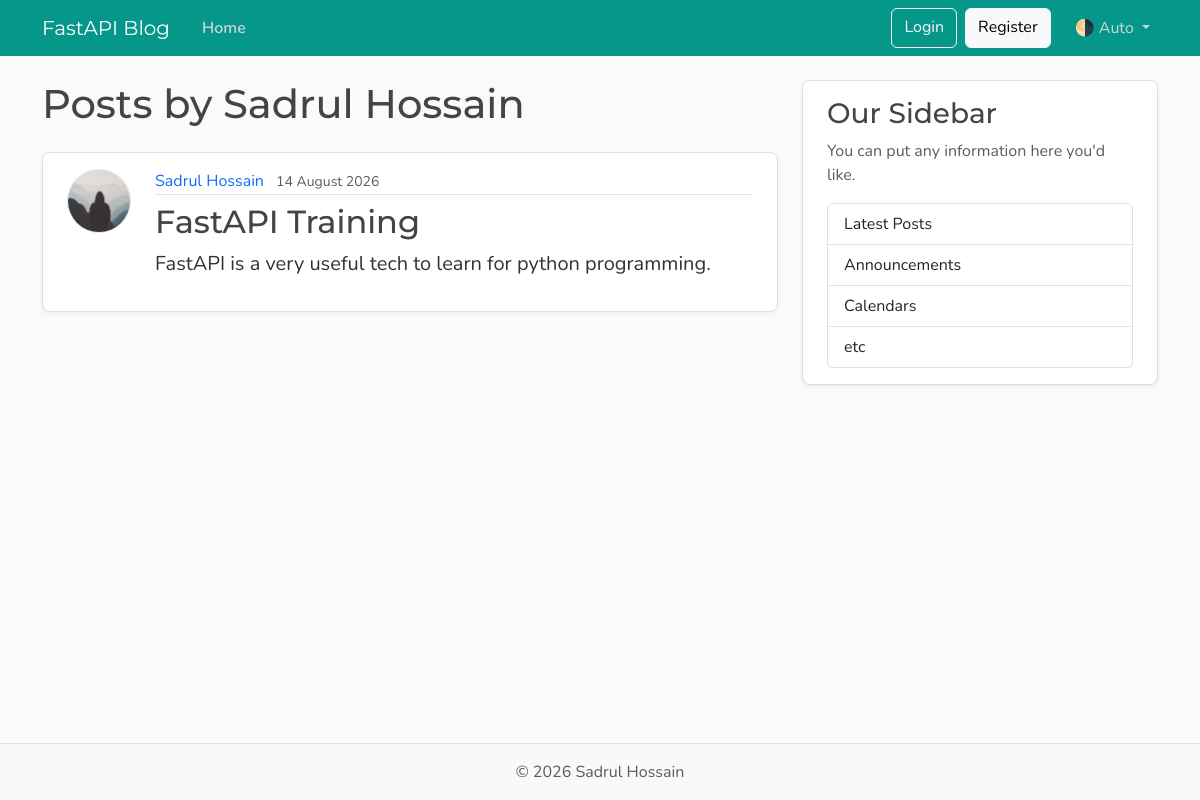
Before: /users/1/posts with the older database file.
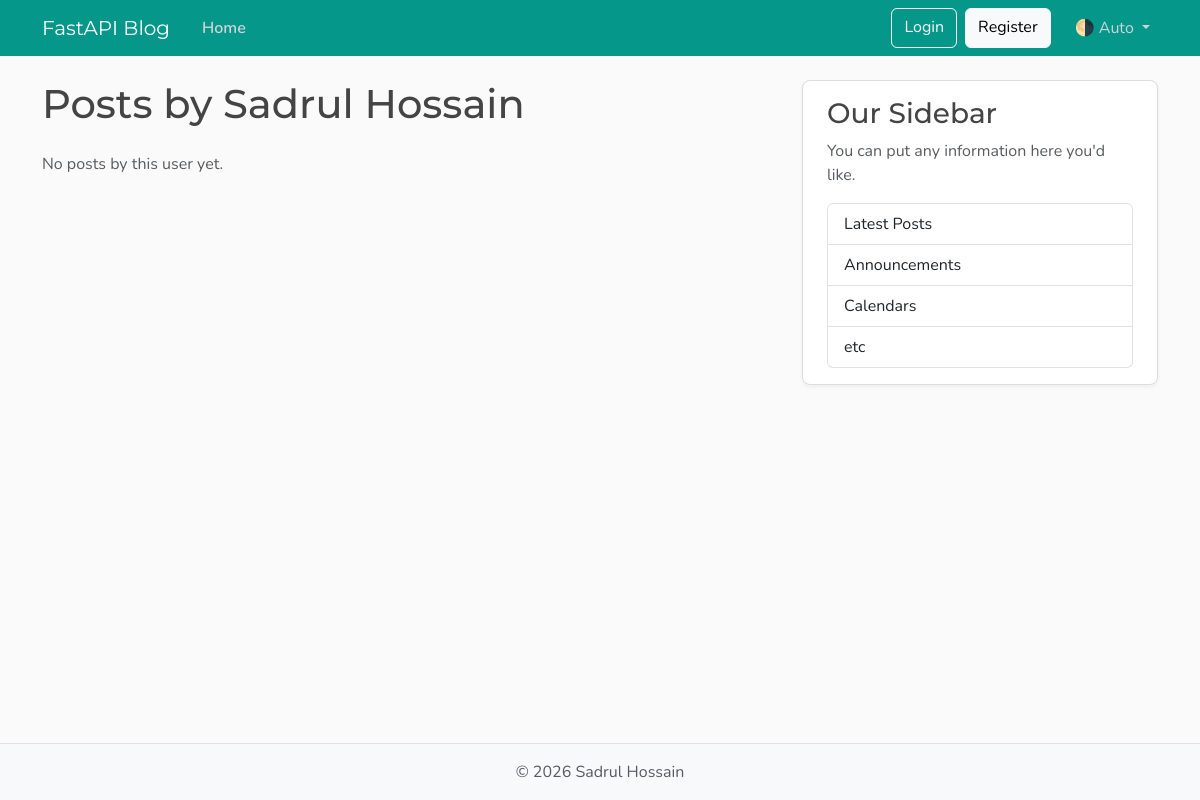
After: the same page with the newer database file.
### src/gd_blog_fastapi/models.py (models this page shows, shortened)
class User(Base):
    __tablename__ = "users"
    id: Mapped[int] = mapped_column(Integer, primary_key=True, index=True)
    name: Mapped[str] = mapped_column(String(50), nullable=False)
    username: Mapped[str] = mapped_column(String(50), unique=True, nullable=False)
    email: Mapped[str] = mapped_column(String(120), unique=True, nullable=False)
    image_file: Mapped[str | None] = mapped_column(
        String(200),
        nullable=True,
        default=None,
    )
    posts: Mapped[list[Post]] = relationship(
        back_populates="author",
        cascade="all, delete-orphan",
    )

class Post(Base):
    __tablename__ = "posts"
    id: Mapped[int] = mapped_column(Integer, primary_key=True, index=True)
    title: Mapped[str] = mapped_column(String(100), nullable=False)
    content: Mapped[str] = mapped_column(Text, nullable=False)
    user_id: Mapped[int] = mapped_column(
        ForeignKey("users.id"),
        nullable=False,
        index=True,
    )
    date_posted: Mapped[datetime] = mapped_column(
        DateTime(timezone=True),
        default=lambda: datetime.now(UTC),
    )
    author: Mapped[User] = relationship(back_populates="posts")

### src/gd_blog_fastapi/__init__.py (the view)
@app.get("/users/{user_id}/posts", include_in_schema=False)
def user_posts_page(request: Request, user_id: int, db: Annotated[Session, Depends(get_db)]):
    user = (db.execute(select(models.User).where(models.User.id == user_id))
            .scalars()
            .first())
    if not user:
        raise HTTPException(status_code=status.HTTP_404_NOT_FOUND, detail="User not found")
    posts = (db.execute(select(models.Post).where(models.Post.user_id == user_id))
             .scalars()
             .all())
    return templates.TemplateResponse(
        request,
        "user_posts.html",
        {"title": user.name, "user": user, "posts": posts}
    )

### src/gd_blog_fastapi/templates/user_posts.html
{% extends "layout.html" %}
{% block content %}
  <h1 class="mb-4">Posts by {{ user.name }}</h1>
  {% for post in posts %}
    <article class="content-section py-3 px-4 mb-4">
      <div class="d-flex align-items-start gap-4">
        <img class="rounded-circle article-img flex-shrink-0"
             src="{{ post.author.image_path }}"
             alt="{{ post.author.name }}'s profile picture"
             width="64"
             height="64"
             loading="lazy">
        <div class="flex-grow-1">
          <div class="article-metadata mb-2">
            <a class="me-2"
               href="{{ url_for('user_posts_page', user_id=post.author.id) }}">{{ post.author.name }}</a>
            <small class="text-body-secondary">{{ post.date_posted.strftime("%d %B %Y") }}</small>
          </div>
          <h2>
            <a class="article-title"
               href="{{ url_for('post_page', post_id=post.id) }}">{{ post.title }}</a>
          </h2>
          <p class="article-content">{{ post.content }}</p>
        </div>
      </div>
    </article>
  {% else %}
    <p class="text-body-secondary">No posts by this user yet.</p>
  {% endfor %}
{% endblock content %}

### src/gd_blog_fastapi/templates/layout.html (shortened to what this page needs)
<!DOCTYPE html>
<html lang="en">
  <head>
    <link href="https://cdn.jsdelivr.net/npm/bootstrap@5.3.8/dist/css/bootstrap.min.css"
          rel="stylesheet"
>
    <link rel="stylesheet"
          type="text/css"
          href="{{ url_for("static", path='css/main.css') }}">
  </head>
  <body class="d-flex flex-column min-vh-100">
    <header class="site-header">
      <nav class="navbar navbar-expand-md bg-teal fixed-top"
           data-bs-theme="dark">
        <div class="container">
          <a class="navbar-brand me-4" href="{{ url_for("home") }}">FastAPI Blog</a>
          <div class="collapse navbar-collapse" id="navbarToggle">
            <div class="navbar-nav me-auto">
              <a class="nav-link active"
                 aria-current="page"
                 href="{{ url_for("home") }}">Home</a>
            </div>
            <div class="navbar-nav">
              <a class="btn btn-outline-light mb-2 mb-md-0 me-md-2" href="#">Login</a>
              <a class="btn btn-light mb-2 mb-md-0 me-md-3" href="#">Register</a>
              <div class="nav-item dropdown">
                <a class="nav-link dropdown-toggle"
                   href="#"
                   role="button"
                   id="bd-theme"
                   data-bs-toggle="dropdown"
                   aria-expanded="false">
                  <span id="bd-theme-text">🌗 Auto</span>
                </a>
              </div>
            </div>
          </div>
        </div>
      </nav>
    </header>
    <main role="main" class="container">
      <div class="row">
        <div class="col-md-8">
          {% block content %}
          {% endblock content %}
        </div>
        <aside class="col-md-4">
          <div class="content-section py-3 px-4 mb-4">
            <h3>Our Sidebar</h3>
            <p class="text-body-secondary">You can put any information here you'd like.</p>
            <ul class="list-group">
              <li class="list-group-item">Latest Posts</li>
              <li class="list-group-item">Announcements</li>
              <li class="list-group-item">Calendars</li>
              <li class="list-group-item">etc</li>
            </ul>
          </div>
        </aside>
      </div>
    </main>
    <footer class="mt-auto py-3 bg-body-tertiary border-top">
      <div class="container text-center">
        <p class="text-body-secondary mb-0">
          © <span id="year"></span> Sadrul Hossain
        </p>
      </div>
    </footer>
  </body>
</html>

### src/gd_blog_fastapi/static/css/main.css (style rules this page uses)
:root { --font-heading: "Montserrat", system-ui, -apple-system, BlinkMacSystemFont, sans-serif; --font-body: "Nunito", system-ui, -apple-system, BlinkMacSystemFont, sans-serif; --color-bg-body: #fafafa; --color-bg-content: #ffffff; --color-text-primary: #333333; --color-text-heading: #444444; --color-steel: #527c9f; --color-teal: #05978a; --color-nav-link: #cbd5db; --color-nav-link-hover: #ffffff; --color-link-hover: #428bca; --color-border: #dddddd; --color-border-light: #e3e3e3; --spacing-xl: 5rem; --article-img-size: 4rem; --account-img-size: 7.813rem; }
body { font-family: var(--font-body); background: var(--color-bg-body); color: var(--color-text-primary); }
main { padding-top: var(--spacing-xl); }
h1, h2, h3, h4, h5, h6 { font-family: var(--font-heading); color: var(--color-text-heading); }
.navbar-brand { font-family: var(--font-heading); }
a { text-decoration: none; }
.bg-teal { background-color: var(--color-teal); }
.site-header .navbar-nav .nav-link { color: var(--color-nav-link); transition: color 0.2s ease-in-out; }
.site-header .navbar-nav .nav-link.active { font-weight: 600; }
.content-section { background: var(--color-bg-content); border: 1px solid var(--color-border); border-radius: 0.5rem; box-shadow: 0 2px 4px rgba(15, 23, 42, 0.05); transition: box-shadow 0.15s ease, transform 0.15s ease, border-color 0.15s ease; }
[data-bs-theme="dark"] { --color-bg-body: #1a1a1a; --color-bg-content: #2d2d2d; --color-text-primary: #e0e0e0; --color-text-heading: #f0f0f0; --color-border: #404040; --color-border-light: #4a4a4a; }

Changed rows visible on the page:
removed Post: author.name "Sadrul Hossain", date_posted "14 August 2026", title "FastAPI Training", content "FastAPI is a very useful tech to learn for python programming."
Other visible differences:
text now shown: "No posts by this user yet."
